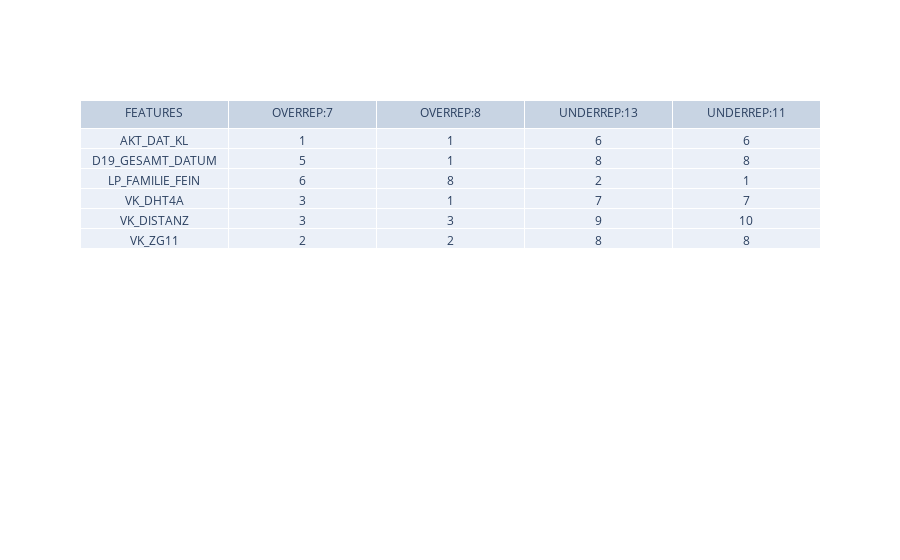

The notebook cell saved with this chart:
### Markdown cell above
In order to understand which features are more important in being indicative of customer interest, we need to convert cluster centers to the original feature space

### Code cell
# Find cluster centers for clusters 7, 8 (over-represented) and 13, 11 (under-represented)
cluster_centers = pipe_cluster.named_steps['km'].cluster_centers_[[7,8,13,11]]

# Use PCA's inverse transform to map cluster centers back to the original feature space
cluster_centers_ofs = pipe_cluster.named_steps['pca'].inverse_transform(cluster_centers)

# Get all feature names
ohe_cat = pipe_transform.named_steps['features'].transformer_list[2][1].named_steps['encoder'].get_feature_names().tolist()
feature_names = numeric_features + ordinal_features + ohe_cat

# Make dataframe for cluster centers
cluster_centers_df = pd.DataFrame(np.abs(cluster_centers_ofs), columns=feature_names, index=[7,8,13,11])

# Convert ordinal data back to integer form
cluster_centers_df.loc[:,ordinal_features] = np.around(cluster_centers_df[ordinal_features])

# Show difference between the two
cluster_centers_diff = cluster_centers_df.loc[8,ordinal_features] - cluster_centers_df.loc[13,ordinal_features]
cluster_centers_diff2 = cluster_centers_df.loc[7,ordinal_features] - cluster_centers_df.loc[13,ordinal_features]
cluster_centers_diff3 = cluster_centers_df.loc[8,ordinal_features] - cluster_centers_df.loc[11,ordinal_features]
cluster_centers_diff4 = cluster_centers_df.loc[7,ordinal_features] - cluster_centers_df.loc[11,ordinal_features]
n_min = 3

important_features = cluster_centers_diff[(np.abs(cluster_centers_diff)>=n_min)&(np.abs(cluster_centers_diff2)>=n_min)&(np.abs(cluster_centers_diff3)>=n_min)&(np.abs(cluster_centers_diff4)>=n_min)].index

df_important = cluster_centers_df[important_features]

columns = [df_important.columns.tolist()]
columns.extend(df_important.values.tolist())

fig = go.Figure(data=[go.Table(header=dict(values=['FEATURES', 'OVERREP:7', 'OVERREP:8','UNDERREP:13', 'UNDERREP:11']),
                 cells=dict(values=columns))
                     ])
fig.show()

### Figure 1 — Plotly figure (JSON) as saved in the notebook; plotly's stock layout.template omitted (floating-point values rounded to 4 significant figures)
{"data": [{"cells": {"values": [["AKT_DAT_KL", "D19_GESAMT_DATUM", "LP_FAMILIE_FEIN", "VK_DHT4A", "VK_DISTANZ", "VK_ZG11"], [1, 5, 6, 3, 3, 2], [1, 1, 8, 1, 3, 2], [6, 8, 2, 7, 9, 8], [6, 8, 1, 7, 10, 8]]}, "header": {"values": ["FEATURES", "OVERREP:7", "OVERREP:8", "UNDERREP:13", "UNDERREP:11"]}, "type": "table"}], "layout": {}}
